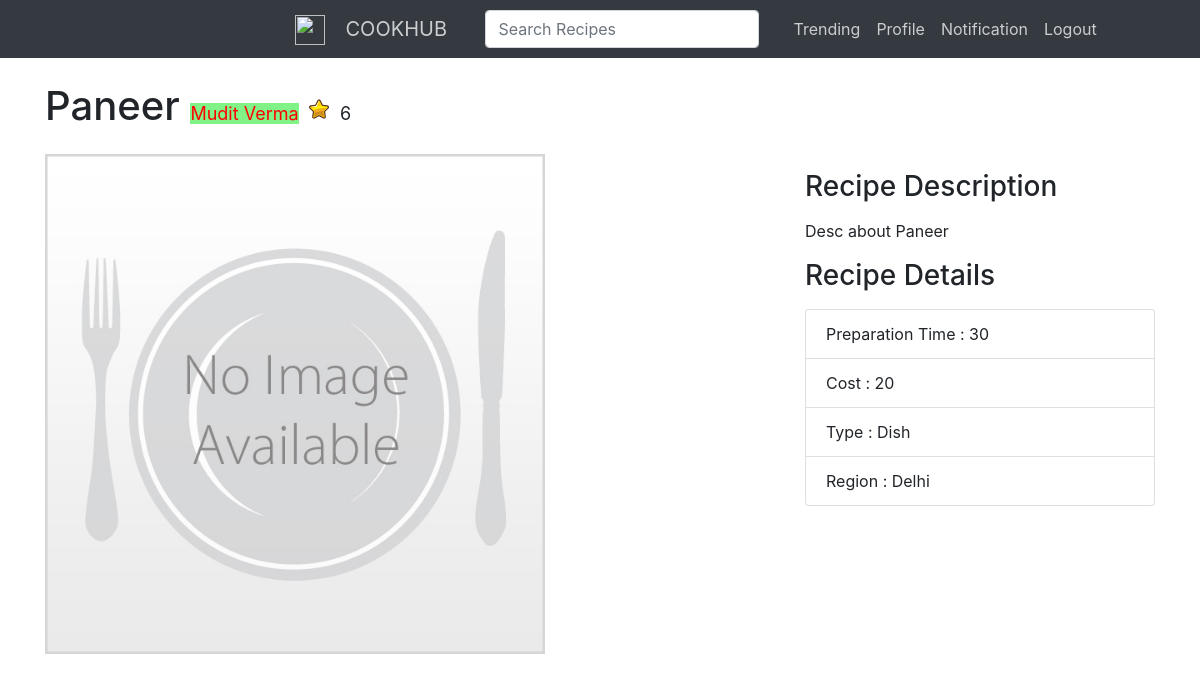
The page /recipe/0 (signed in) on the database its author committed.
### dbrun.py (models this page shows)
class Cooks(db.Model):
	id = db.Column(db.Integer , primary_key = True, autoincrement=True)
	name = db.Column(db.String(30),nullable=False)
	preptime = db.Column(db.Integer,nullable=False)
	ctype = db.Column(db.String(30),nullable=False)
	cost = db.Column(db.Integer,nullable=False)
	region = db.Column(db.String(30),nullable=False)
	public = db.Column(db.String(1),nullable=False)
	image = db.Column(db.String(300))
	description = db.Column(db.String(200) , default='None Provided.')
	star = db.Column(db.Integer, default=0)
	stages = db.relationship('Stages',backref='cook',lazy=True)
	personid = db.Column(db.Integer,db.ForeignKey('person.id'),nullable=False)

class Person(db.Model):
	id = db.Column(db.Integer , primary_key = True )
	email = db.Column(db.String(80), unique=True)
	password = db.Column(db.String(30),nullable=False)
	name = db.Column(db.String(30),nullable=False)
	location = db.Column(db.String(30),nullable=False)
	recruitment = db.Column(db.String(1),nullable=False)
	age = db.Column(db.Integer,nullable=False)
	gender = db.Column(db.String(1),nullable=False)
	expertise = db.Column(db.String(15),nullable=False)
	image = db.Column(db.String(300))
	mycooks = db.relationship('Cooks', backref='person', lazy=True)

### main.py (the view)
@app.route('/recipe/<id>')
@login_required
def recipe(id):
	cook = Cooks.query.filter_by(id=id).first()
	person = Person.query.filter_by(id=cook.personid).first()
	return render_template('after_login/recipe.html', cook = cook , person = person)

### main.py (called while the page is built)
def login_required(f):
    @wraps(f)
    def decorated_function(*args, **kwargs):
        if g.user is None:
        	flash('Login Required!')
        	return redirect(url_for('home'))
        return f(*args, **kwargs)
    return decorated_function

@app.before_request
def before_request():
	g.user = None
	if 'user' in session :
		g.user = session['user']

@app.after_request
def add_header(response):
	response.headers['Cache-Control'] = 'no-cache, no-store, must-revalidate'
	response.headers['Pragma'] = 'no-cache'
	response.headers['X-UA-Compatible'] = 'IE=Edge,chrome=1'
	if ('Cache-Control' not in response.headers):
		response.headers['Cache-Control'] = 'public, max-age=600'
	return response

### templates/after_login/recipe.html (shortened to what this page needs)
{% extends "after_login/layout.html" %}
{% block body %}
<div class="container">
      <h1 class="my-4" style="text-color:#343a40;">{{ cook.name }}
        <a href="{{ url_for('profile_page', id=person.id) }}"><small style="font-size:18px;background:#81f286;">{{ person.name }}</small></a>
	<img src="{{ url_for('static',filename='star.svg') }}" style="height:20px;" >
	<small style="font-size:18px;">{{ cook.star }}</small>
      </h1>
      <div class="row">
        <div class="col-md-8">
          <img class="img-fluid" src="{{ cook.image }}" alt="" style="height:500px;">
        </div>
        <div class="col-md-4">
          <h3 class="my-3">Recipe Description</h3>
          <p>{{ cook.description }}</p>
          <h3 class="my-3">Recipe Details</h3>
          <ul class="list-group">
            <li class="list-group-item">Preparation Time : {{ cook.preptime }}</li>
            <li class="list-group-item">Cost : {{ cook.cost }}</li>
            <li class="list-group-item">Type : {{ cook.ctype }}</li>
            <li class="list-group-item">Region : {{ cook.region }}</li>
          </ul>
        </div>
      </div>
    </div>
{% endblock %}

### static/after_login/indexcss.css (style rules this page uses)
a { color: red ; }

### rows shown on the page
Cooks: name "Paneer", star "6", image (placeholder picture), description "Desc about Paneer", preptime "30", cost "20", ctype "Dish", region "Delhi"
Person: name "Mudit Verma"
